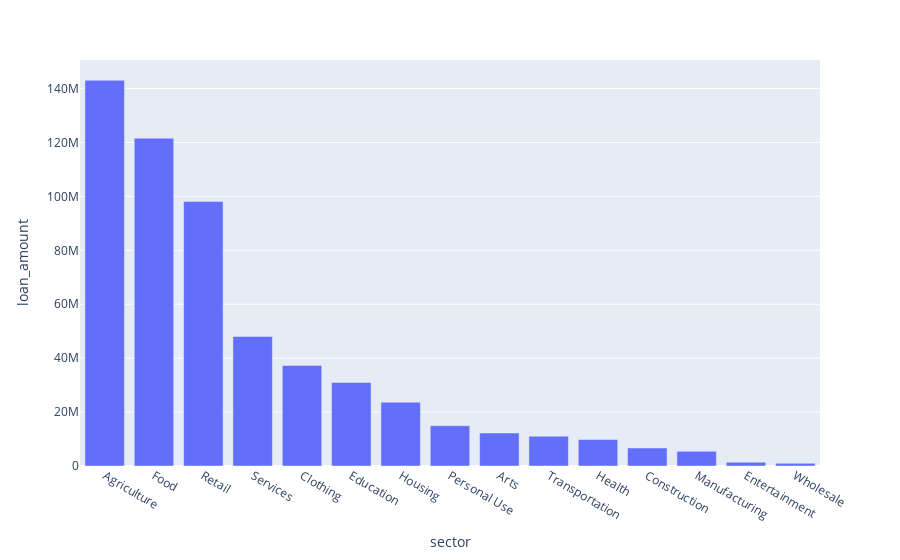

The code cell stored with this chart in its notebook:
### Code cell
px.bar(kiva_sector, x = 'sector', y = 'loan_amount')

### Figure 1 — Plotly figure (JSON) as saved in the notebook; plotly's stock layout.template omitted (floating-point values rounded to 4 significant figures)
{"data": [{"alignmentgroup": "True", "hovertemplate": "sector=%{x}<br>loan_amount=%{y}<extra></extra>", "legendgroup": "", "marker": {"color": "#636efa", "pattern": {"shape": ""}}, "name": "", "offsetgroup": "", "orientation": "v", "showlegend": false, "textposition": "auto", "type": "bar", "x": ["Agriculture", "Food", "Retail", "Services", "Clothing", "Education", "Housing", "Personal Use", "Arts", "Transportation", "Health", "Construction", "Manufacturing", "Entertainment", "Wholesale"], "xaxis": "x", "y": [143067875, 121606150, 98122900, 48057450, 37300925, 30968525, 23663950, 14955350, 12240325, 11066900, 9843400, 6695150, 5447900, 1389150, 995200], "yaxis": "y"}], "layout": {"autosize": true, "barmode": "relative", "legend": {"tracegroupgap": 0}, "margin": {"t": 60}, "xaxis": {"anchor": "y", "autorange": true, "domain": [0, 1], "range": [-0.5, 14.5], "title": {"text": "sector"}, "type": "category"}, "yaxis": {"anchor": "x", "autorange": true, "domain": [0, 1], "range": [0, 150600000.0], "title": {"text": "loan_amount"}, "type": "linear"}}}
